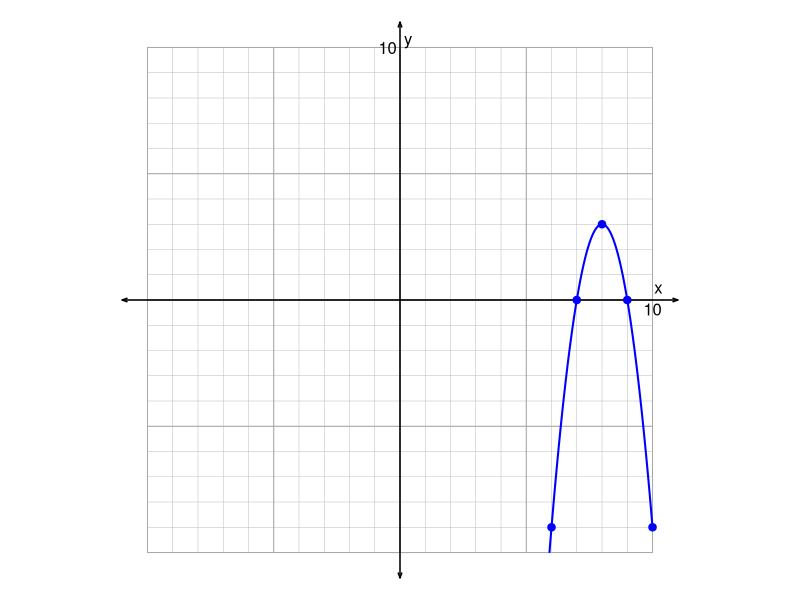

Write R code to recreate this figure.
## ---- chunk 1
pn = function(c,d){
    cc = c[c!=0]
    dd = d[c!=0]
    p = paste0("{",cc,"}x^{",dd,"}",collapse="+")
    p = gsub("x^{0}","",p,fixed=T)
    p = gsub("x^{1}","x",p,fixed=T)
    p = gsub("+{-","-{",p,fixed=T)
    p = gsub("+{1}x","+x",p,fixed=T)
    p = gsub("-{1}x","-x",p,fixed=T)
    p = gsub("{-1}x","-x",p,fixed=T)
    p = gsub("{1}x","x",p,fixed=T)
    return(p)
}

as = sample(c(2,3,1/2,1/3,1/4,1/9),2)*sample(c(-1,1),2)
a = as[1]
while(T){
    rs = sample(1:9,2)*sample(c(-1,1),2,T)
    r = rs[1]
    s = rs[2]
    if(abs(a)>1){
        eq = paste0(a,"(",pn(c(1,-r),1:0),")(",pn(c(1,-s),1:0),")",collapse="")
    } else {
        eq = paste0("\\frac{",sign(a),"}{",abs(round(1/a)),"}(",pn(c(1,-r),1:0),")(",pn(c(1,-s),1:0),")",collapse="")
    }
    h = (r+s)/2
    w = abs(r-s)/2
    k = round(-a*w^2,5)
    if(abs(k)<11 && abs(k)%%1==0 && abs(h)%%1==0){break}
}

eqposs = character()
for(aa in c(as,-as)){
    for(rr in c(-r,r)){
        for(ss in c(-s,s)){
            if(abs(aa)>1){
                eqposs=c(eqposs,paste0(aa,"(",pn(c(1,-rr),1:0),")(",pn(c(1,-ss),1:0),")",collapse=""))
            } else {
                eqposs=c(eqposs,paste0("\\frac{",sign(aa),"}{",round(1/aa),"}(",pn(c(1,-rr),1:0),")(",pn(c(1,-ss),1:0),")",collapse=""))
            }
            
        }
    }
}
eqposs = sort(unique(eqposs))

sol = paste0(1*(eq==eqposs),collapse="")

al = paste0("* $y=",eqposs,"$",collapse="\n")

## ---- chunk 2
par(mar=c(0,0,0,0),pty="s")
plot(0,0,"n",xlim=c(-11,11),ylim=c(-11,11),axes=F,ann=F)
plot(0,0,"n",xlim=c(-11,11),ylim=c(-11,11),axes=F,ann=F)
for(j in -10:10){
    lines(c(-10,10),c(j,j),col="grey",lwd=0.5)
    lines(c(j,j),c(-10,10),col="grey",lwd=0.5)
}
for(j in seq(-10,10,5)){
    lines(c(-10,10),c(j,j),col="darkgrey",lwd=1)
    lines(c(j,j),c(-10,10),col="darkgrey",lwd=1)
}
arrows(-11,0,11,0,0.05,20,3,lwd=1.5)
arrows(0,-11,0,11,0.05,20,3,lwd=1.5)
text(10,0,"10",adj=c(0.5,1.2))
text(0,10,"10",adj=c(1.2,0.5))
text(10,0,"x",adj=c(-0.2,-0.5))
text(0,10,"y",adj=c(-0.5,-0.2))

x = seq(-10,10,0.01)
y = a*(x-r)*(x-s)
x = x[abs(y)<=10]
y = y[abs(y)<=10]
lines(x,y,col="blue",lwd=2)
x = seq(-10,10,1)
y = a*(x-r)*(x-s)
x = x[abs(y)%%1==0]
y = y[abs(y)%%1==0]
points(x,y,col="blue",pch=19)

